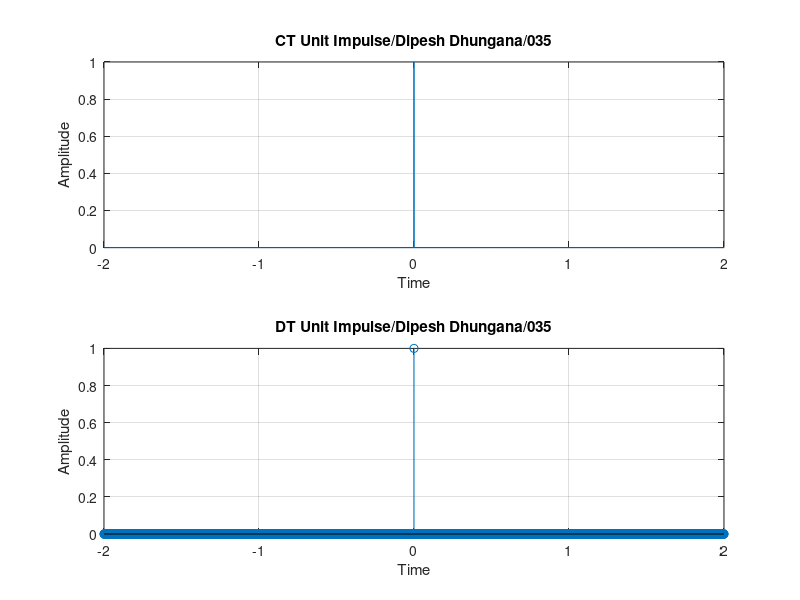

This chart was generated by the following MATLAB code:
%Qn 2  %
clc;
close all;
clear all;
i=1;
for t=-2:0.001:2
    if(t==0)
        x(i)=1;
    else
        x(i)=0;
    end;
    i=i+1;
end;
t=-2:0.001:2;
subplot(2,1,1);
plot(t,x);
xlabel('Time');
ylabel('Amplitude');
title('CT Unit Impulse/Dipesh Dhungana/035');
grid on;
i=1;
for t=-2:0.001:2;
    if(t==0)
        x(i)=1;
    else
        x(i)=0;
    end;
    i=i+1;
end;
t=-2:0.001:2;
subplot(2,1,2);
stem(t,x);
xlabel('Time');
ylabel('Amplitude');
title('DT Unit Impulse/Dipesh Dhungana/035');
grid on;